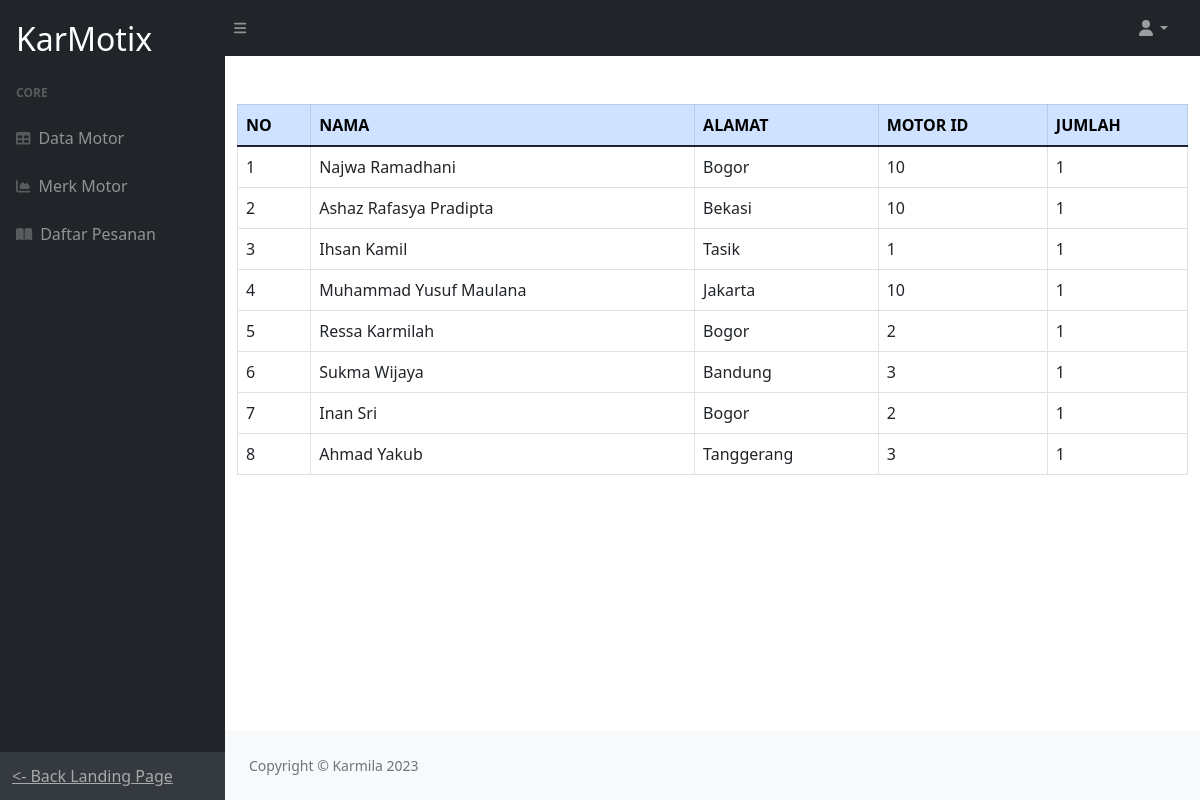
Page /ds/daftar_pesanan.php on the committed database.
### tables this page shows
CREATE TABLE `pesanan` (
  `id` int(11) NOT NULL,
  `nama_pelanggan` varchar(191) NOT NULL,
  `alamat_pelanggan` text NOT NULL,
  `motor_id` int(45) NOT NULL,
  `quantity` int(11) NOT NULL
);

### ds/daftar_pesanan.php (the view, shortened to what this page needs)
<?php include_once("layout/header.php"); ?>
<?php include_once("layout/menu.php"); ?>
<?php include_once("db_toko_motor.php"); ?>
<div class="container">
    <table class="table table-bordered">
        <thead><br>
            <tr class="table-primary text-uppercase"> <br>
                <th scope="col">No</th>
                <th scope="col">Nama</th>
                <th scope="col">Alamat</th>
                <th scope="col">Motor ID</th>
                <th scope="col">Jumlah</th>
            </tr>
        </thead>
        <tbody>
            <?php
            $nomor = 1;
            $data = $db->query("SELECT * FROM pesanan");
            foreach ($data as $row) :
            ?>
                <tr>
                    <td><?= $nomor ?></td>
                    <td><?= $row['nama_pelanggan'] ?></td>
                    <td><?= $row['alamat_pelanggan'] ?></td>
                    <td><?= $row['motor_id'] ?></td>
                    <td><?= $row['quantity'] ?></td>
                </tr>
                <?php
                $nomor++;
                ?>
            <?php
            endforeach;
            ?>
        </tbody>
    </table>
</div>
<?php require_once "layout/footer.php"; ?>

### ds/layout/header.php (shortened to what this page needs)
<!DOCTYPE html>
<html lang="en">
    <head>
        <link href="css/styles.css" rel="stylesheet" />
    </head>
    <body>
        <nav class="sb-topnav navbar navbar-expand navbar-dark bg-dark">
            <a class="navbar-brand ps-3" href="index.html"><br><h2>KarMotix</h2></a>
            <button class="btn btn-link btn-sm order-1 order-lg-0 me-4 me-lg-0" id="sidebarToggle" href="#!"><i class="fas fa-bars"></i></button>
            <ul class="navbar-nav ms-auto ms-md-0 me-3 me-lg-4">
                <li class="nav-item dropdown">
                    <a class="nav-link dropdown-toggle" id="navbarDropdown" href="#" role="button" data-bs-toggle="dropdown" aria-expanded="false"><i class="fas fa-user fa-fw"></i></a>
                </li>
            </ul>
        </nav>

### ds/layout/menu.php
<div id="layoutSidenav">
            <div id="layoutSidenav_nav">
                <nav class="sb-sidenav accordion sb-sidenav-dark" id="sidenavAccordion">
                    <div class="sb-sidenav-menu">
                        <div class="nav">
                            <div class="sb-sidenav-menu-heading">Core</div>
                            <a class="nav-link" href="data_motor.php">
                                <div class="sb-nav-link-icon"><i class="fas fa-table"></i></div>
                                Data Motor
                            </a>
                            <a class="nav-link" href="merk.php">
                                <div class="sb-nav-link-icon"><i class="fas fa-chart-area"></i></div>
                                Merk Motor
                            </a>
                            <a class="nav-link" href="daftar_pesanan.php">
                                <div class="sb-nav-link-icon"><i class="fas fa-book-open"></i></div>
                                Daftar Pesanan
                            </a>
                        </div>
                    </div>
                    <div class="sb-sidenav-footer">
                        <a href="../index.php" style="color: #A9A9A9"> <- Back Landing Page</a>
                    </div>
                </nav>
            </div>
            <div id="layoutSidenav_content">

### ds/layout/footer.php (shortened to what this page needs)
<footer class="py-4 bg-light mt-auto">
                    <div class="container-fluid px-4">
                        <div class="d-flex align-items-center justify-content-between small">
                            <div class="text-muted">Copyright &copy; Karmila 2023</div>
                        </div>
                    </div>
                </footer>
            </div>
        </div>
    </body>
</html>

### rows in the picture
pesanan: nama_pelanggan "Najwa Ramadhani", alamat_pelanggan "Bogor", motor "10", quantity "1"
pesanan: nama_pelanggan "Ashaz Rafasya Pradipta", alamat_pelanggan "Bekasi", motor "10", quantity "1"
pesanan: nama_pelanggan "Ihsan Kamil", alamat_pelanggan "Tasik", motor "1", quantity "1"
pesanan: nama_pelanggan "Muhammad Yusuf Maulana", alamat_pelanggan "Jakarta", motor "10", quantity "1"
pesanan: nama_pelanggan "Ressa Karmilah", alamat_pelanggan "Bogor", motor "2", quantity "1"
pesanan: nama_pelanggan "Sukma Wijaya", alamat_pelanggan "Bandung", motor "3", quantity "1"
pesanan: nama_pelanggan "Inan Sri", alamat_pelanggan "Bogor", motor "2", quantity "1"
pesanan: nama_pelanggan "Ahmad Yakub", alamat_pelanggan "Tanggerang", motor "3", quantity "1"
